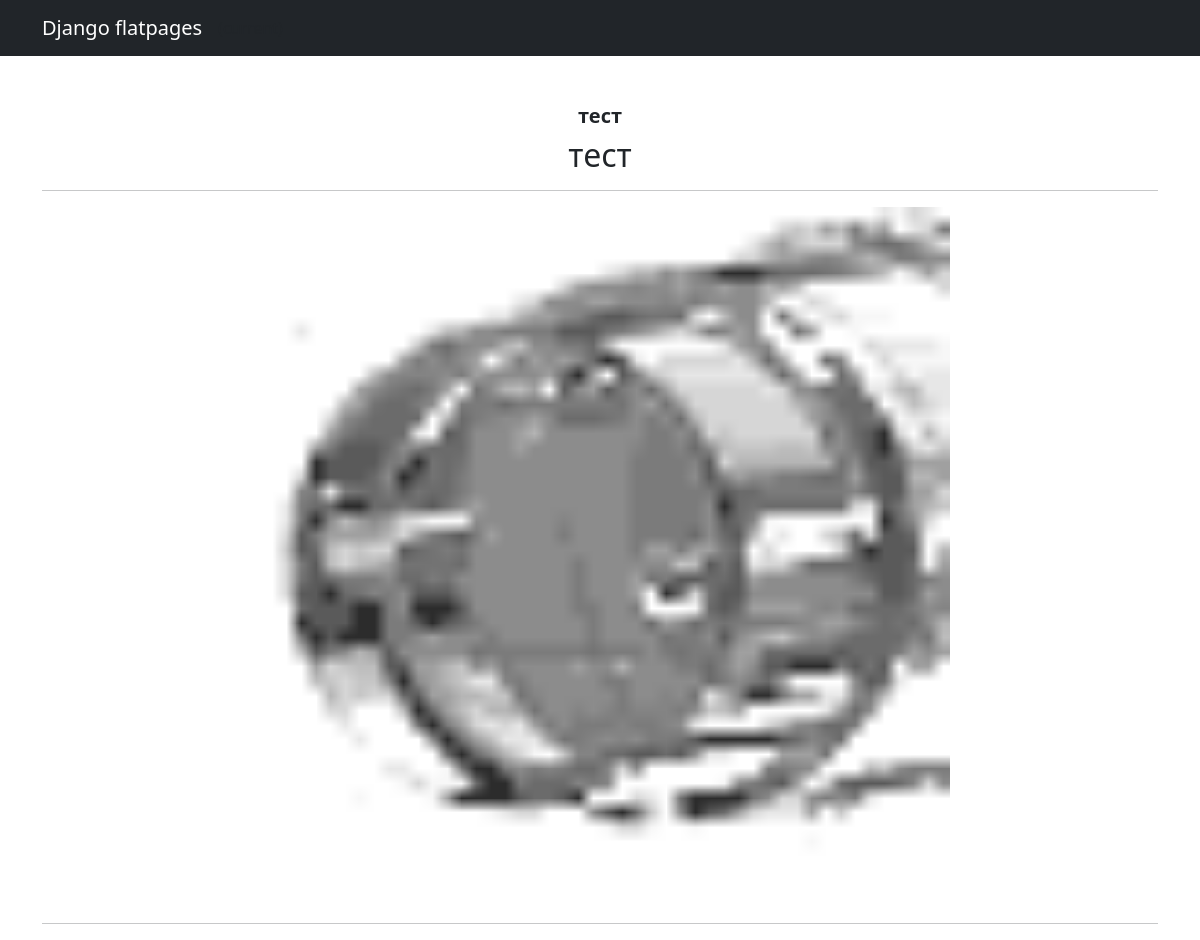
The page /noticeboard/1 (signed in) on the database its author committed.
### noticeboard/models.py (models this page shows, shortened)
class Post(models.Model):
    post_Author = models.ForeignKey(User, on_delete=models.CASCADE)
    data_time = models.DateTimeField(auto_now_add=True)
    category = models.ManyToManyField(Category, through='PostCategory')
    header = models.CharField(max_length=50)
    text = models.TextField(max_length=3000)
    image = models.ImageField(upload_to='images/')

### noticeboard/views.py (the view)
# urls.py: path('<int:pk>', PostDetail.as_view(), name="details"),
class PostDetail(LoginRequiredMixin, DetailView):
    model = Post
    template_name = 'new.html'
    context_object_name = 'new'

### templates/new.html (shortened to what this page needs)
{% extends 'flatpages/default.html' %}
{% block content %}
<h5>
    <strong>{{ new.header }}</strong>
            <h2>{{ new.text }}</h2>
    <hr>
            <img src="{{ new.image.url }}" width="700px">
    <hr>
</h5>
{% endblock content %}

### rows shown on the page
Post: header "тест", text "тест", image (picture)
